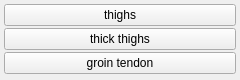
<?xml version="1.0" encoding="UTF-8"?>
<ui version="4.0">
 <class>body_parts_thighs_menu</class>
 <widget class="QWidget" name="body_parts_thighs_menu">
  <property name="geometry">
   <rect><x>0</x><y>0</y><width>240</width><height>80</height></rect>
  </property>
  <layout class="QGridLayout" name="grid">
   <property name="leftMargin"><number>4</number></property>
   <property name="topMargin"><number>4</number></property>
   <property name="rightMargin"><number>4</number></property>
   <property name="bottomMargin"><number>4</number></property>
   <property name="horizontalSpacing"><number>2</number></property>
   <property name="verticalSpacing"><number>2</number></property>
   <item row="0" column="0">
    <widget class="QPushButton" name="chk_thighs">
     <property name="checkable"><bool>true</bool></property>
     <property name="text"><string>thighs</string></property>
     <property name="tags" stdset="0"><string>thighs</string></property>
    </widget>
   </item>
   <item row="1" column="0">
    <widget class="QPushButton" name="chk_thick_thighs">
     <property name="checkable"><bool>true</bool></property>
     <property name="text"><string>thick thighs</string></property>
     <property name="tags" stdset="0"><string>thick thighs</string></property>
    </widget>
   </item>
   <item row="2" column="0">
    <widget class="QPushButton" name="chk_groin_tendon">
     <property name="checkable"><bool>true</bool></property>
     <property name="text"><string>groin tendon</string></property>
     <property name="tags" stdset="0"><string>groin tendon</string></property>
    </widget>
   </item>
  </layout>
 </widget>
 <resources/>
 <connections/>
</ui>
